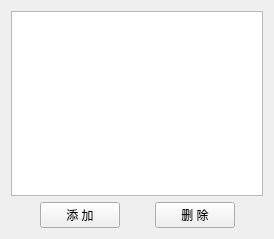
<?xml version="1.0" encoding="UTF-8"?>
<ui version="4.0">
 <class>HQualityItemCollectionWidget</class>
 <widget class="QWidget" name="HQualityItemCollectionWidget">
  <property name="geometry">
   <rect>
    <x>0</x>
    <y>0</y>
    <width>274</width>
    <height>239</height>
   </rect>
  </property>
  <property name="windowTitle">
   <string>Form</string>
  </property>
  <layout class="QGridLayout" name="gridLayout">
   <item row="0" column="0" colspan="5">
    <widget class="HEntireTableWidget" name="tableWidget"/>
   </item>
   <item row="1" column="0">
    <spacer name="horizontalSpacer_1">
     <property name="orientation">
      <enum>Qt::Horizontal</enum>
     </property>
     <property name="sizeHint" stdset="0">
      <size>
       <width>0</width>
       <height>20</height>
      </size>
     </property>
    </spacer>
   </item>
   <item row="1" column="1">
    <widget class="QPushButton" name="pushButton_1">
     <property name="text">
      <string>添 加</string>
     </property>
    </widget>
   </item>
   <item row="1" column="2">
    <spacer name="horizontalSpacer_2">
     <property name="orientation">
      <enum>Qt::Horizontal</enum>
     </property>
     <property name="sizeHint" stdset="0">
      <size>
       <width>25</width>
       <height>20</height>
      </size>
     </property>
    </spacer>
   </item>
   <item row="1" column="3">
    <widget class="QPushButton" name="pushButton_2">
     <property name="text">
      <string>删 除</string>
     </property>
    </widget>
   </item>
   <item row="1" column="4">
    <spacer name="horizontalSpacer_9">
     <property name="orientation">
      <enum>Qt::Horizontal</enum>
     </property>
     <property name="sizeHint" stdset="0">
      <size>
       <width>0</width>
       <height>20</height>
      </size>
     </property>
    </spacer>
   </item>
  </layout>
 </widget>
 <customwidgets>
  <customwidget>
   <class>HEntireTableWidget</class>
   <extends>QTableWidget</extends>
   <header location="global">HePlugin/HEntireTableWidget.h</header>
  </customwidget>
 </customwidgets>
 <resources/>
 <connections/>
</ui>
